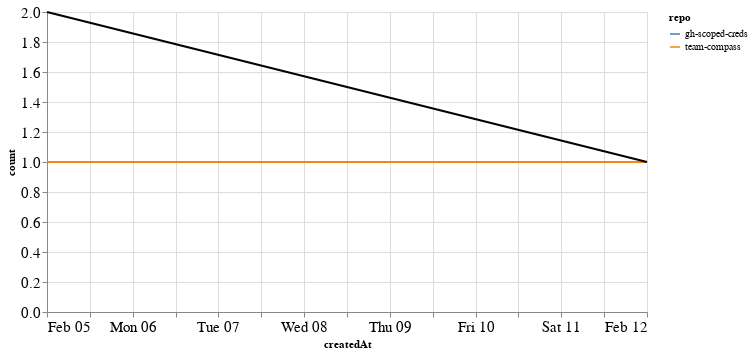

Notebook source saved alongside this figure:
### Markdown cell above
### PRs

### Code cell
prs_time = prs.groupby('repo').resample('W', on='createdAt').count()['author'].reset_index()
prs_time = prs_time.rename(columns={'author': 'count'})
prs_time_total = prs_time.groupby('createdAt').agg({"count": "sum"}).reset_index()

ch1 = alt.Chart(prs_time, width=600).mark_line().encode(
    x='createdAt',
    y='count',
    color='repo',
    tooltip="repo"
)

ch2 = alt.Chart(prs_time_total, width=600).mark_line(color="black").encode(
    x='createdAt',
    y='count',
)

ch1 + ch2

### Figure 1 — Vega-Lite specification as saved in the notebook (floating-point values rounded to 4 significant figures)
{"config": {"axisLeft": {"labelFontSize": 15}, "axisBottom": {"labelFontSize": 15}}, "layer": [{"data": {"name": "data-9db32ce6864b24de130f639e224c1f38"}, "mark": "line", "encoding": {"color": {"field": "repo", "type": "nominal"}, "tooltip": {"field": "repo", "type": "nominal"}, "x": {"field": "createdAt", "type": "temporal"}, "y": {"field": "count", "type": "quantitative"}}, "width": 600}, {"data": {"name": "data-28deb50fd31ccccef0476a8fb7990b90"}, "mark": {"type": "line", "color": "black"}, "encoding": {"x": {"field": "createdAt", "type": "temporal"}, "y": {"field": "count", "type": "quantitative"}}, "width": 600}], "$schema": "https://vega.github.io/schema/vega-lite/v4.17.0.json", "datasets": {"data-9db32ce6864b24de130f639e224c1f38": [{"repo": "gh-scoped-creds", "createdAt": "2023-02-05T00:00:00", "count": 1}, {"repo": "team-compass", "createdAt": "2023-02-05T00:00:00", "count": 1}, {"repo": "team-compass", "createdAt": "2023-02-12T00:00:00", "count": 1}], "data-28deb50fd31ccccef0476a8fb7990b90": [{"createdAt": "2023-02-05T00:00:00", "count": 2}, {"createdAt": "2023-02-12T00:00:00", "count": 1}]}}
